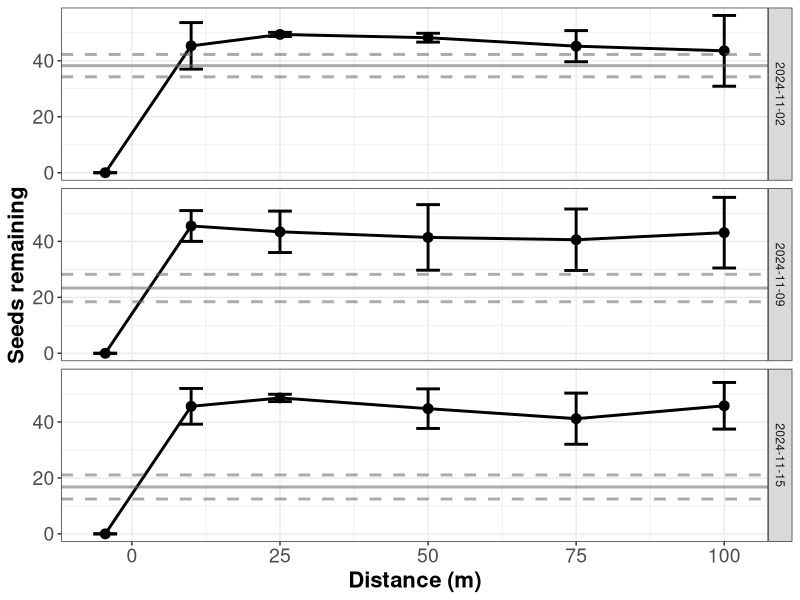
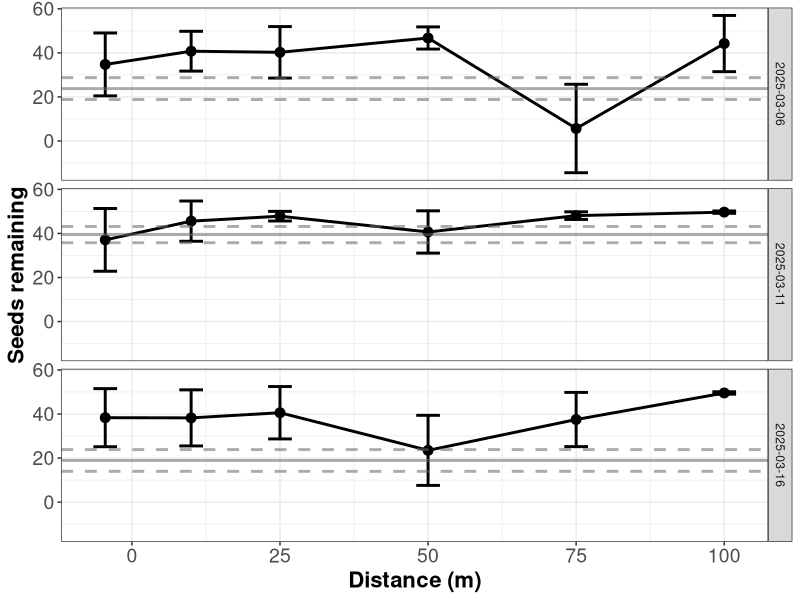
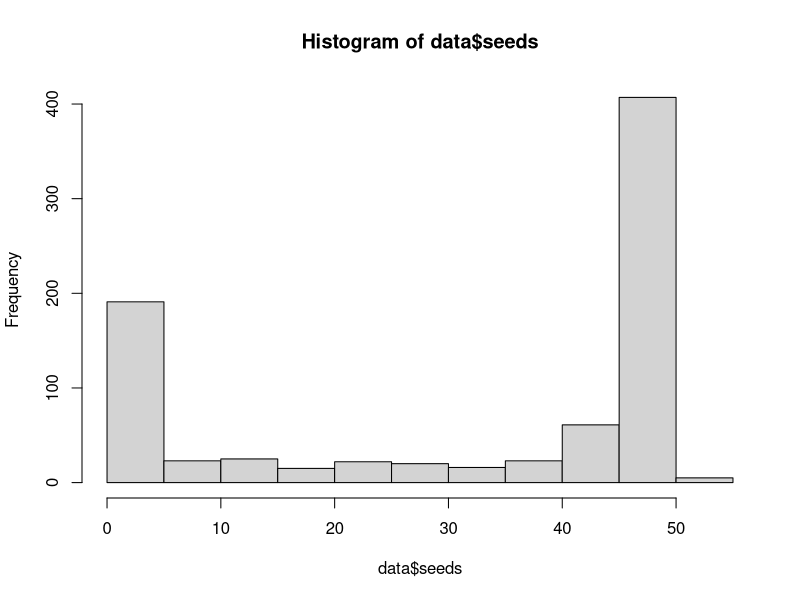

Here is the R script that generated these plots, in order: (Note: this script raises an error after producing the figures.)
rm(list=ls())

library(readxl)
library(tidyverse)

data<-read_csv("../data/Seed predation data.csv")	#Seed predation data saved in Lauren's Google Drive

head(data)


##Convert character data to factors (not character or numerical)
data$site<-as.factor(data$site)
data$crop<-as.factor(data$crop)
data$strip<-as.factor(data$strip)
data$transect<-as.factor(data$transect)
data$season<-as.factor(data$season)
data$dist.fact<-as.factor(data$dist)

##Convert date to appropriate format
#Correction: "Y" must be capitalized or else R will use the first 2 digits of the year (not the last 2)
data$date<-as.Date(data$date, "%m/%d/%Y")

##Drop NAs (any observation where there is not an entry for number of seeds remaining)
data<-subset(data, seeds!="NA")

##Look at some summary stats by treatment
#Summarize to look at means within treatment by season/distance
library(plyr)
mean.data<- ddply(data, c("strip", "dist", "date", "season"), summarise,
                  mean = mean(seeds),
                  upperCI = mean + sd(seeds) / sqrt(length(seeds))*qt(.975, length(seeds)-1),
                  lowerCI = mean - sd(seeds) / sqrt(length(seeds))*qt(.975, length(seeds)-1)
)

#Make fall graphs first
#Limit the summarized mean.data to only "strips"
strip<-subset(mean.data,strip=="Y")
#Limit data to fall
fall.strip<-subset(strip,season=="fall")
head(fall.strip)


#Make the "no strip" lines for fall
#This assumes that all points from "N" transects are essentially the same for purposes of comparison to the "Y" transects
#Find the mean and 95% C.I. for all points near strips or field centers by treatment, date, and season
mean.strip<- ddply(data, c("strip", "date", "season"), summarise,
                   mean = mean(seeds),
                   upperCI = mean + sd(seeds) / sqrt(length(seeds))*qt(.975, length(seeds)-1),
                   lowerCI = mean - sd(seeds) / sqrt(length(seeds))*qt(.975, length(seeds)-1)
)

head(mean.strip)

#Find the mean number of seeds remaining in fields without strips
fall.line<-subset(mean.strip,season=="fall"&strip=="N")
fall.means<-data.frame(factor(fall.line$date), fall.line$mean)
colnames(fall.means)<-c("date","fall.mean")

#Make 95% confidence intervals around the mean number of seeds remaining in fields without strips
fall.upperCI<-data.frame(factor(fall.line$date), fall.line$upperCI)
colnames(fall.upperCI)<-c("date","fall.upperCI") #Fixes weird column names

fall.lowerCI<-data.frame(factor(fall.line$date), fall.line$lowerCI)
colnames(fall.lowerCI)<-c("date","fall.lowerCI") #Fixes weird column names



#Plot fall data (seeds remaining in fields with strips relative to distance from strip; compare to fields without strips)
library(ggplot2)
ggplot(data = fall.strip, aes(x=dist, y=mean)) +	#Basic graph
  geom_line(linewidth = 1, colour = "black") +		#Connect points
  geom_point(size = 3, colour = "black")+		#Make points reasonable size
  xlab("Distance (m)") +					#X-axis label
  ylab("Seeds remaining") +				#Y-axis label
  geom_errorbar(aes(ymin=lowerCI, ymax=upperCI), 
                width=4, linewidth = 1, colour = "black") +	#Add 95% C.I. error bars to points
  facet_grid(rows = vars(date))+			#Break up data by date
  geom_hline(data = fall.means, 
             aes(yintercept = c(fall.mean), alpha = 0.5), linewidth =1, 
             colour = "gray40")+					#Add mean seeds remaining in fields without strip
  geom_hline(data = fall.upperCI, 
             aes(yintercept = c(fall.upperCI), alpha = 0.5), 
             linetype="dashed", linewidth = 1, 
             colour = "gray40")+					#Add 95% C.I. around mean seeds in field without strip
  geom_hline(data = fall.lowerCI, 
             aes(yintercept = c(fall.lowerCI), alpha = 0.5), 
             linetype="dashed", linewidth = 1, 
             colour = "gray40")+					#Finishing up with the C.I.
  theme_bw()+
  theme(axis.text = element_text(size = 14), # Increase size of both x and y axis tick labels
        axis.title = element_text(size = 16, face = "bold") # Optionally, increase axis title size and make bold
  )+
  theme(legend.position = "none")


  # theme(axis.text.y=element_text(colour="black"),	#All the rest of this is formatting for the graph
  #       axis.text.x=element_text(colour="black"),
  #       axis.ticks=element_line(colour="black"),
  #       panel.background=element_rect(fill="white"),
  #       panel.grid.minor=element_blank(), 
  #       panel.grid.major=element_blank(),
  #       legend.position = "none",
  #       legend.title = element_text(size=12),
  #       legend.key = element_rect(fill="white"), legend.background = element_rect(fill="white"),
  #       legend.text = element_text(size = 12),
  #       axis.line.x=element_line(colour="black",size=0.5,linetype="solid"),
  #       axis.line.y=element_line(colour="black",size=0.5,linetype="solid"),
  #       text = element_text(size = rel(4.5)))

## Brent remade theme_classic() and Allison likes theme_bw()

#Now, spring graphs
#Limit data to spring
spring.strip<-subset(strip,season=="spring")

#Make the "no strip" lines for spring
#Mean seeds remaining in fields without strips
spring.line<-subset(mean.strip,season=="spring"&strip=="N")
spring.means<-data.frame(factor(spring.line$date), spring.line$mean)
colnames(spring.means)<-c("date","spring.mean")

#95% confidence intervals
spring.upperCI<-data.frame(factor(spring.line$date), spring.line$upperCI)
colnames(spring.upperCI)<-c("date","spring.upperCI")

spring.lowerCI<-data.frame(factor(spring.line$date), spring.line$lowerCI)
colnames(spring.lowerCI)<-c("date","spring.lowerCI")

#Plot spring data
ggplot(data = spring.strip, aes(x=dist, y=mean)) +
  geom_line(linewidth = 1, color="black") +
  geom_point(size = 3, color="black")+
  xlab("Distance (m)") +
  ylab("Seeds remaining") +
  geom_errorbar(aes(ymin=lowerCI, ymax=upperCI), 
                width=4, linewidth = 1, color="black") +
  facet_grid(rows = vars(date))+
  geom_hline(data = spring.means, 
             aes(yintercept = c(spring.mean), alpha = 0.5), linewidth =1, 
             color="gray40")+
  geom_hline(data = spring.upperCI, 
             aes(yintercept = c(spring.upperCI), alpha = 0.5), 
             linetype="dashed", linewidth = 1, 
             color="gray40")+
  geom_hline(data = spring.lowerCI, 
             aes(yintercept = c(spring.lowerCI), alpha = 0.5), 
             linetype="dashed", linewidth = 1, 
             color="gray40")+
  theme_bw()+
  theme(axis.text = element_text(size = 14), 
        axis.title = element_text(size = 16, face = "bold"))+
  theme(legend.position = "none")


# 
#   theme(axis.text.y=element_text(colour="black"),
#         axis.text.x=element_text(colour="black"),
#         axis.ticks=element_line(colour="black"),
#         panel.background=element_rect(fill="white"),
#         panel.grid.minor=element_blank(), 
#         panel.grid.major=element_blank(),
#         legend.position = "none",
#         legend.title = element_text(size=12),
#         legend.key = element_rect(fill="white"), legend.background = element_rect(fill="white"),
#         legend.text = element_text(size = 12),
#         axis.line.x=element_line(colour="black",size=0.5,linetype="solid"),
#         axis.line.y=element_line(colour="black",size=0.5,linetype="solid"),
#         text = element_text(size = rel(4.5)))

#Yay!  Graphs are done.  On to the analysis.
library(glmmTMB)
library(lmerTest)		#A package that gives p-values for the lmer summary and anova
#Limited interactions to make this manageable by my brain, but you can add more
#Original question was dist*strip, but we also want to know if the season affects the strip effect
# #Other interactions seem excessive?
# #NOTE: distance is being run as a continuous variable here
# data.rand<-lmer(seeds~dist*strip+season*strip+(1|site/date),data=data)
# #And the results are...
# anova(data.rand)
# summary(data.rand)
# #But I want to know how big the effect was!
# summary(data.rand)

####Lauren updates


# data.rand<-lmer(seeds~dist*strip+season+(1|site/date),data=data)
# #And the results are...
# anova(data.rand)
# summary(data.rand)

hist(data$seeds)

library(glmmTMB)
head(data)
data$proportion <- data$seeds/50
data$total_seeds <- 50

list(unique(data$proportion))

mod1<-glmmTMB(proportion ~ dist * strip + season + (1|site/date),
                   data=subset(data, proportion < 1.000001), 
                   family = binomial,
                   weights = total_seeds)
summary(mod1)

#And the results are...
summary(mod1)


##Do we want to consider distance as a multi-level factor (not a numerical value)?
##This may be important as we are dealing with non-linear relationships (but doesn't really change much)
#data.rand.fact<-lmer(seeds~dist.fact*strip+season*strip+(1|site/date),data=data)
##Results
#anova(data.rand.fact)
##Effect sizes
#summary(data.rand.fact)

## what about crop type???
mod2<-glmmTMB(proportion ~ dist * strip + season + crop + (1|site/date),
              data=subset(data, proportion < 1.00001), 
              family = binomial,
              weights = total_seeds)


#And the results are...
summary(mod2)


## Saturating curve model

glmmTMB(y ~ I(1 / (1 + exp(-x * k))) + (1|group), family = poisson, data = mydata)

mod3<-glmmTMB(proportion ~ I(1 / (1 + exp(-dist * k))) + (1|site/date),
              data=subset(data, proportion < 1.00001), 
              family = binomial,
              weights = total_seeds)
